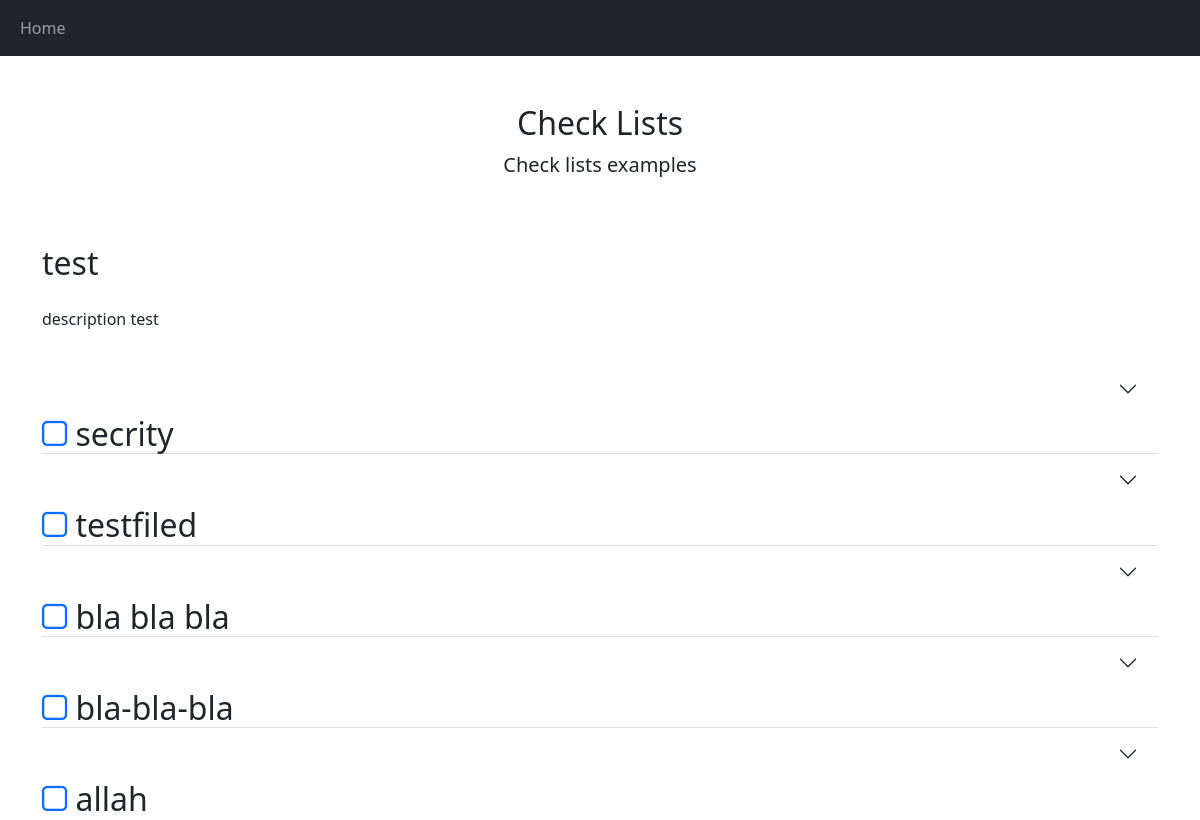
/checklist/1, run on an earlier commit of the app's database.
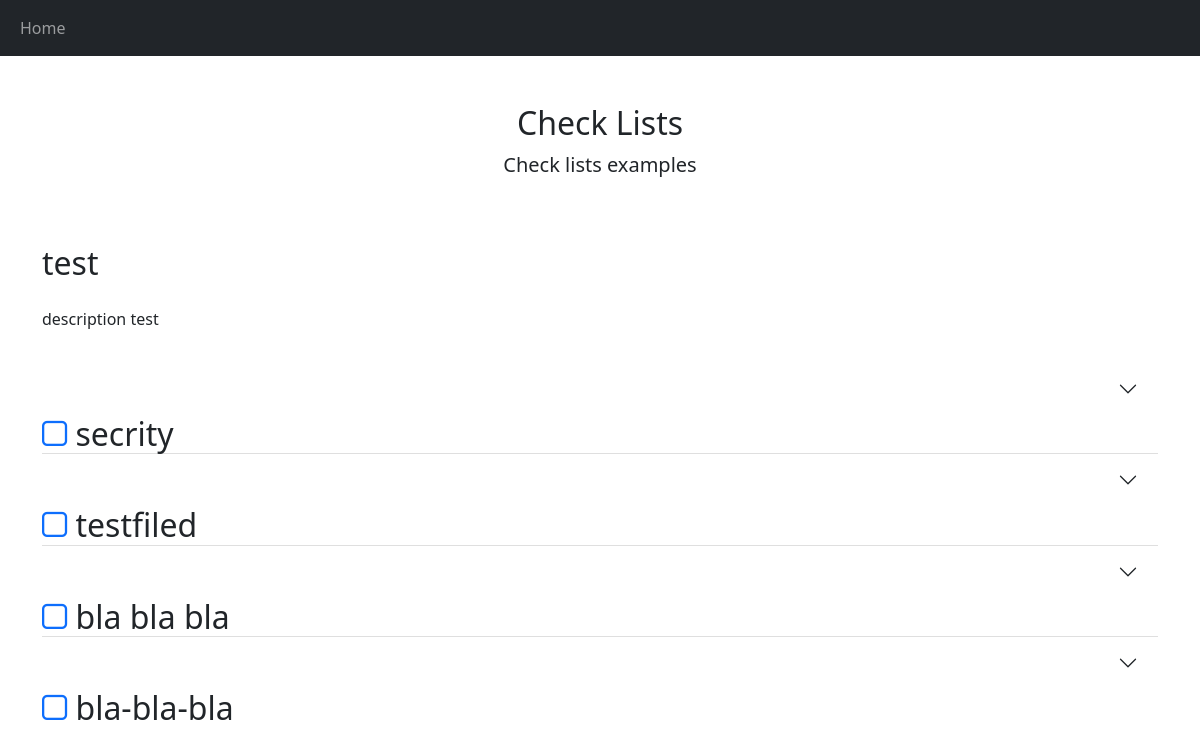
And on a later commit of the database.
### checklist/models.py (models this page shows)
class Category(models.Model):
    objects = models.Manager()
    title = models.CharField(max_length=150)
    completed = models.BooleanField(default=False)
    related_list = models.ForeignKey(CheckList, on_delete=models.CASCADE, db_index=True, null=True, related_name='categories')
    def __str__(self):
        return self.title

### checklist/views.py (the view)
# urls.py: path('checklist/<list_id>', views.show_full_list, name='checklist'),
def show_full_list(request, list_id):
    checklist = get_object_or_404(CheckList, pk=list_id)
    categories = checklist.categories.order_by('id')
    subtasks = []
    for each in categories:
        subtasks.append(SubTask.objects.filter(related_category_id=each).order_by('id'))
    list_items = zip(categories, subtasks)
    if request.method == 'POST':
        comment_form = CommentForm(request.POST)
        if comment_form.is_valid():
            new_comment = comment_form.save(commit=False)
            new_comment.save()
            task_id = request.POST.get('subtask_id')
            new_comment.post.set(SubTask.objects.filter(pk=task_id))
            new_comment.save()
            new_comment.photo = request.FILES.get('photo')
            new_comment.save()
        return HttpResponseRedirect(request.META.get('HTTP_REFERER', '/'))
    else:
        print(request.POST)
        comment_form = CommentForm()
    return render(request, 'checklist/list_view.html',
                           {'checklist': checklist, 'categories': categories,
                            'list_items': list_items,
                            'comment_form': comment_form})

### checklist/models.py (called while the page is built)
    def __str__(self):
        return str(self.name)

    def __str__(self):
        return self.title

### checklist/templates/checklist/list_view.html (shortened to what this page needs)
{% extends "checklist/main.html" %}
{% block content %}
<h2>{{ checklist }}</h2>
<p>{{ checklist.description }}</p>
<div class="accordion accordion-flush" id="accordionFlushExample">
    {% for category in list_items %}
    {% if category.0.completed %}
    <div class="accordion-item ">
        <h2 class="accordion-header">
            <a class="accordion-button collapsed" data-bs-toggle="collapse" data-bs-target="#category{{ category.0.id }}" aria-expanded="false" aria-controls="{{ category.0 }}">
                <a href="{% url 'uncross_category' category.0.id %}" class="accordion-link"><i class="fa fa-check" aria-hidden="true"></i></a><span class="completed"> {{ category.0 }}</span>
            </a>
        </h2>
        <div id="category{{ category.0.id }}" class="accordion-collapse collapse" aria-labelledby="flush-headingOne" data-bs-parent="#accordionFlushExample">
            <div class="accordion-body completed subtask-item">
                {% for subtask in category.1 %}
                {% include 'checklist/includes/completed_subtask.html' %}
                {% endfor %}
            </div>
        </div>
    </div>
    {% else %}
    <div class="accordion-item">
        <h2 class="accordion-header">
            <a class="accordion-button collapsed accordion-link" data-bs-toggle="collapse" data-bs-target="#category{{ category.0.id }}" aria-expanded="false" aria-controls="{{ category.0 }}">
                <a href="{% url 'cross_category' category.0.id %}" class="accordion-link"><i class="fa fa-square-o" aria-hidden="true"></i></a> {{ category.0 }}
            </a>
        </h2>
    </div>
    {% endif %}
    {% endfor %}
</div>
{% endblock %}

What changed in the data, as far as the page shows it:
removed Category: title "allah"
